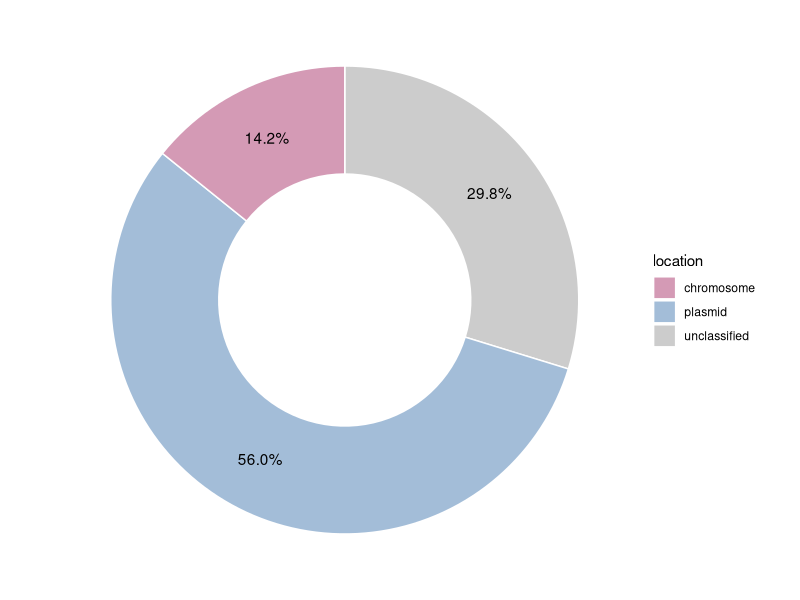

Recreate this plot in R.
rm(list = ls())

library(ggplot2)
library(ggforce)
library(readr)
library(dplyr)

plasflow_count <- read_csv("plasflow_result.csv")

# 设置因子水平
plasflow_count$location <- factor(
  plasflow_count$location,
  levels = plasflow_count$location
)

colors <- c(
  "unclassified" = "#cccccc", 
  "chromosome" = "#d49ab5",
  "plasmid" = "#a3bdd8"
)

plasflow_count <- plasflow_count %>%
  arrange(desc(location)) %>%
  mutate(cum_perc = cumsum(percentage) - percentage / 2)

# 绘制饼图
p <- ggplot(plasflow_count, aes(x = 2, y = percentage, fill = location)) +
  geom_bar(stat = "identity", color = "white") +
  coord_polar(theta = "y", start = 0) +
  geom_text(aes(y = cum_perc, label = sprintf("%.1f%%", percentage)), color = "black") +
  scale_fill_manual(values = colors) +  
  theme_void() +
  xlim(0.5, 2.5) +
  labs(fill = "location") 

p
